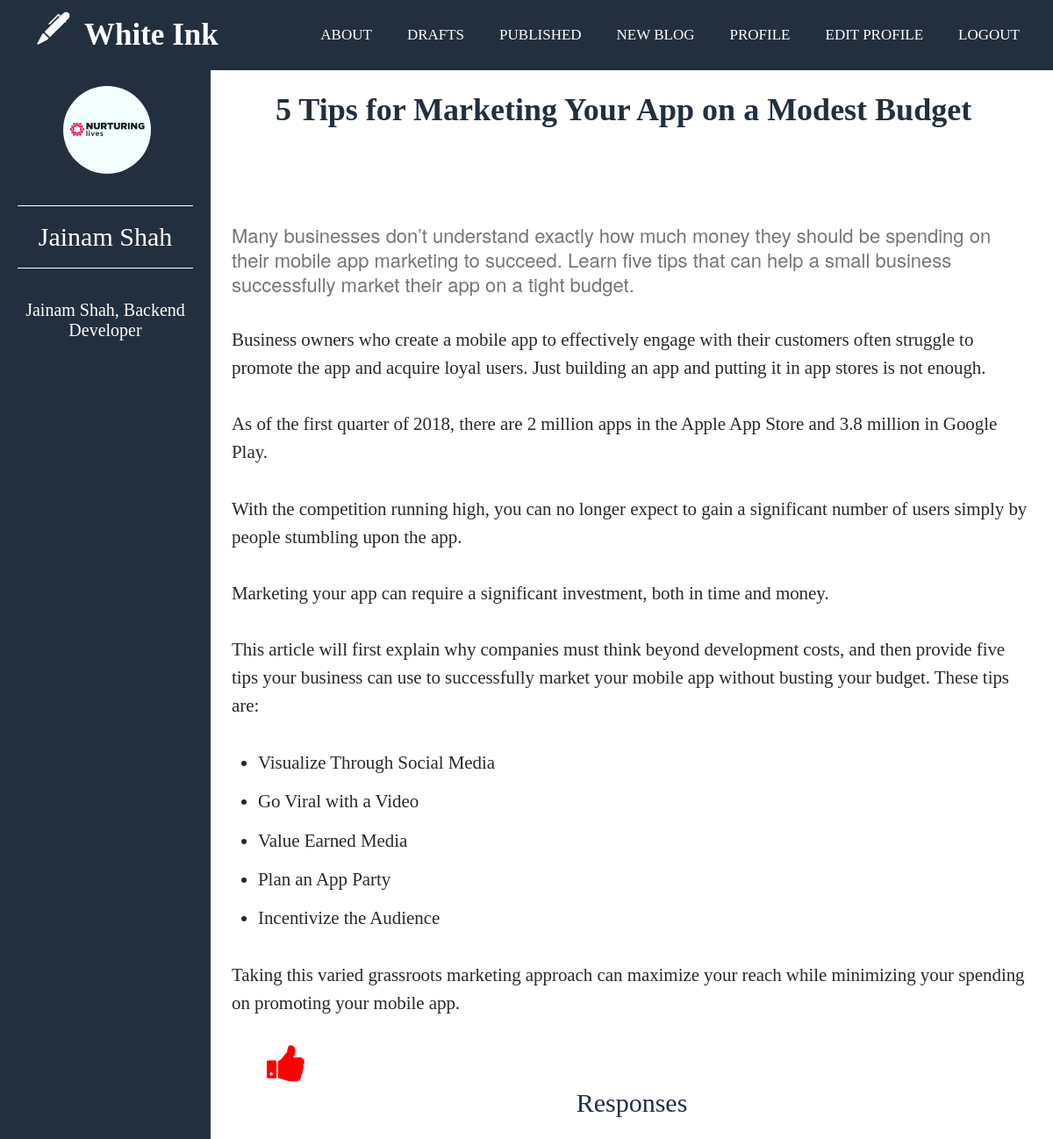
Page /blog/6/5-tips-for-marketing-your-app-on-a-modest-budget (signed in) on the committed database.
### user/models.py (models this page shows, shortened)
class User(AbstractBaseUser, PermissionsMixin):
    email = models.EmailField(_('email address'), unique=True)
    is_staff = models.BooleanField(default=False)
    is_active = models.BooleanField(default=True)
    date_joined = models.DateTimeField(default=timezone.now)
    about = models.CharField(max_length=1000, blank=True, default="")
    name = models.CharField(max_length=100, blank=True, default="")
    gender = models.CharField('gender', max_length=1, choices=GENDER_CHOICES)
    avatar = models.ImageField(upload_to=rename_file_upload, null=True, blank=True)
    USERNAME_FIELD = 'email'
    REQUIRED_FIELDS = []
    objects = CustomUserManager()

### blog/models.py (models this page shows, shortened)
class Blog(models.Model):
    author = models.ForeignKey(User, on_delete=models.CASCADE)
    title = models.CharField(max_length=100, blank=False, null=False)
    content = HTMLField()
    slug = models.SlugField(max_length=200)
    status = models.IntegerField(choices=STATUS, default=0)
    created_on = models.DateTimeField(auto_now_add=True)
    updated_on = models.DateTimeField(auto_now= True)
    published_on  = models.DateTimeField(blank=True, null=True)

### blog/views.py (the view)
# urls.py: path('<int:id>/<slug:slug>', view_blog, name='view_blog'),
@login_required
def view_blog(request, id, slug):
    if request.method == "GET":
        blog = Blog.objects.get(id=id, slug=slug)
        liked = False
        try:
            Like.objects.get(user=request.user, blog=blog)
            liked=True
        except:
            pass
        return render(request, 'view_blog.html', {'blog': blog, "author": blog.author, "liked": liked})

### templates/view_blog.html (shortened to what this page needs)
{% extends "base.html" %} {% block content %} {% load static %}
<head>
  <link
    rel="stylesheet"
    href="https://cdnjs.cloudflare.com/ajax/libs/font-awesome/4.7.0/css/font-awesome.min.css"
  />
</head>
<div class="wrap">
  <div class="floatleft">
    <br />
    <div id="profile-container">
      <img id="profileImage" src="{{author.avatar.url}}" />
    </div>
    <br />
    <br />
    <hr />
    <br />
    <a style = "color: white;" href="{% url "view_profile" email=author.email %}"><p class="author">{{author.name}}</p></a>
    <br />
    <hr />
    <br />
    <br />
    <p class="author" style="font-size: 20px">{{author.about}}</p>
    <br /><br /><br />
  </div>
  <div class="floatright">
    <h1 id="title">{{ blog.title }}</h1>
    <p>{{ blog.content | safe}}</p>
    <br />
    <br />
    {% if liked %}
    <a name="like" style="font-size: 48px; color: green" class="likin" id="co"
      ><i class="fa fa-thumbs-up" aria-hidden="true"></i
    ></a>
    {% else %}
    <a name="like" style="font-size: 48px; color: red" class="likin" id="co"
      ><i class="fa fa-thumbs-up" aria-hidden="true"></i
    ></a>
    {% endif %}
    <p class="author">Responses</p>
  </div>
</div>
{% endblock content %}

### templates/base.html (style rules this page uses)
html { scroll-behavior: smooth; }
body { background-color: black; font-family: montserrat; }
* { padding: 0; margin: 0; text-decoration: none; list-style: none; box-sizing: border-box; }

### templates/view_blog.html (style rules this page uses)
body { background-color: rgb(34, 47, 62); }
.wrap { width: 100%; }
.floatleft { float: left; width: 20%; background-color: rgb(34, 47, 62); color: white; height: 100%; display: table-cell; vertical-align: middle; }
.floatright { padding: 2%; float: right; background-color: white; width: 80%; color: rgb(34, 47, 62); }
#title { font-size: 3vw; font-family: "Times New Roman", Times, serif; margin-left: 50px; align-self: center; }
#profile-container { margin-left: 30%; width: 100px; height: 100px; overflow: hidden; -webkit-border-radius: 50%; -moz-border-radius: 50%; -ms-border-radius: 50%; -o-border-radius: 50%; border-radius: 50%; align-content: center; background-size: contain; background-position: center; }
.author { align-content: center; justify-content: center; text-align: center; font-size: 30px; }
#co { margin-left: 40px; }
#profile-container img { position: relative; width: 100px; height: 100px; object-fit: cover; }
hr { border: none; height: 1px; color: white; background-color: white; margin-left: 20px; margin-right: 20px; }

### rows in the picture
User: avatar (picture), name "Jainam Shah", about "Jainam Shah, Backend Developer"
Blog: title "5 Tips for Marketing Your App on a Modest Budget", content "Many businesses don’t understand exactly how much money they should be spending on their mobile app marketing to succeed. Learn five tips that can help a small business successfully market their app on a tight budget. Business owners who create a mobile app to effectively engage with their customers often struggle to promote the app and acquire loyal users. Just building an app and putting it in app stores is not enough. As of the first quarter of 2018, there are 2 million apps in the Apple App Store and 3.8 million in Google Play. With the competition running high, you can no longer expect to gain a significant number of users simply by people stumbling upon the app. Marketing your app can…"
